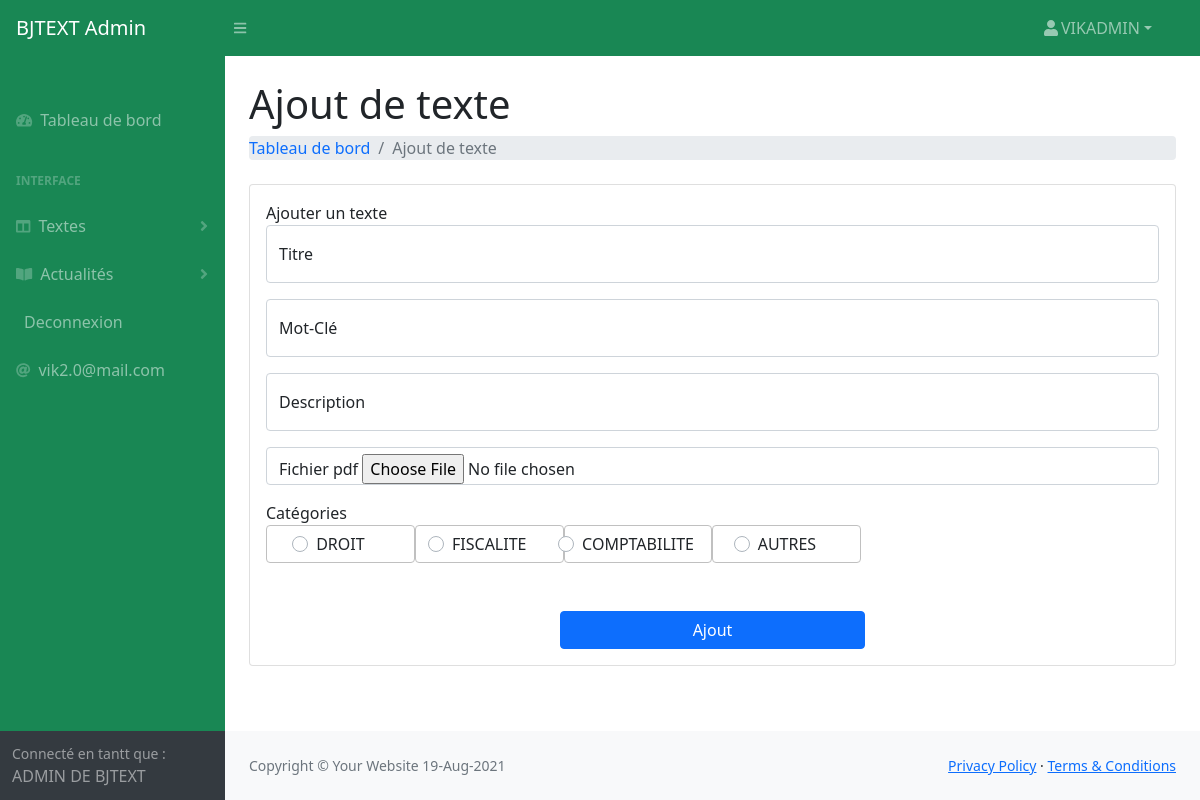
Screenshot of /Controller/admin/ajoutText.php (signed in) with the database file from the repository.
### tables this page shows
CREATE TABLE `abw_categories` (
  `categories_id` int(255) NOT NULL,
  `categories_libelles` varchar(255) NOT NULL
);

### Controller/admin/ajoutText.php (called while the page is built, shortened)
<?php
require('../../config.php');
Include('../../Modele/modele.php');
$categories=categorie($bdd);
     Include('../../Vue/admin/ajouTexte.php');
?>

### Modele/modele.php (called while the page is built, shortened)
<?php
function categorie($bdd){
  $req=$bdd->query('SELECT * FROM abw_categories');
  return $req;
}
?>

### Vue/admin/ajouTexte.php (the view, shortened to what this page needs)
<!DOCTYPE html>
<html lang="en">
    <head>
        <link rel="stylesheet" href="https://maxcdn.bootstrapcdn.com/bootstrap/4.5.2/css/bootstrap.min.css">
        <link href="/bjtext/asset/css/styles.css" rel="stylesheet" />
    </head>
    <body class="sb-nav-fixed">
        <nav class="sb-topnav navbar navbar-expand navbar-dark bg-success">
            <a class="navbar-brand ps-3" href="index.php">BJTEXT Admin</a>
            <button class="btn btn-link btn-sm order-1 order-lg-0 me-4 me-lg-0" id="sidebarToggle" href="#!"><i class="fas fa-bars"></i></button>
            <ul class="navbar-nav ms-auto ms-md-0 me-3 me-lg-4">
                <li class="nav-item dropdown">
                    <a class="nav-link dropdown-toggle" id="navbarDropdown" href="#" role="button" data-bs-toggle="dropdown" aria-expanded="false"><i class="fas fa-user fa-fw"></i><?php echo $_SESSION['nom'] ; ?></a>
                </li>
            </ul>
        </nav>
        <div id="layoutSidenav">
            <div id="layoutSidenav_nav">
                <nav class="sb-sidenav accordion sb-sidenav-dark bg-success" id="sidenavAccordion">
                    <div class="sb-sidenav-menu">
                        <div class="nav">
                            <div class="sb-sidenav-menu-heading"> </div>
                            <a class="nav-link" href="index.php">
                                <div class="sb-nav-link-icon"><i class="fas fa-tachometer-alt"></i></div>
                                Tableau de bord
                            </a>
                            <div class="sb-sidenav-menu-heading">Interface</div>
                            <a class="nav-link collapsed" href="#" data-bs-toggle="collapse" data-bs-target="#collapseLayouts" aria-expanded="false" aria-controls="collapseLayouts">
                                <div class="sb-nav-link-icon"><i class="fas fa-columns"></i></div>
                                Textes
                                <div class="sb-sidenav-collapse-arrow"><i class="fas fa-angle-down"></i></div>
                            </a>
                            <a class="nav-link collapsed" href="#" data-bs-toggle="collapse" data-bs-target="#collapsePages" aria-expanded="false" aria-controls="collapsePages">
                                <div class="sb-nav-link-icon"><i class="fas fa-book-open"></i></div>
                               Actualités
                                <div class="sb-sidenav-collapse-arrow"><i class="fas fa-angle-down"></i></div>
                            </a>
                            <a class="nav-link" href="logout.php">
                                Deconnexion
                            </a>
                            <span class="nav-link" href="tables.html">
                                <div class="sb-nav-link-icon"><i class="fas fa-at"></i></div>
                                <?php echo $_SESSION['mail'] ;?>
                            </span>
                        </div>
                    </div>
                    <div class="sb-sidenav-footer">
                        <div class="small">Connecté en tantt que :</div>
                        ADMIN DE BJTEXT
                    </div>
                </nav>
            </div>
            <div id="layoutSidenav_content">
                <main>
                    <div class="container-fluid px-4">
                        <h1 class="mt-4">Ajout de texte</h1>
                        <ol class="breadcrumb mb-4">
                            <li class="breadcrumb-item"><a href="index.php" class=" text-decoration-none">Tableau de bord</a></li>
                            <li class="breadcrumb-item active">Ajout de texte</li>
                        </ol>
                        <div class="card mb-4">
                            <div class="card-body">
                                Ajouter un texte
                                <form method="post" action="" enctype="multipart/form-data">
                                    <div class="form-floating mb-3">
                                        <input class="form-control" id="inputTitre" name="titre" type="text" placeholder="titre" value="<?php echo isset($_POST['titre']) ? $_POST['titre']:'';?>" autofocus required/>
                                        <label for="inputTitre">Titre</label>
                                    </div>
                                    <div class="form-floating mb-3">
                                        <input class="form-control" id="inputMot_clé" name="motClé" value="<?php echo isset($_POST['motClé']) ? verificationChamp($_POST['motClé']):'';?>" type="text" placeholder="mot-Clé" required />
                                        <label for="inputMot_clé">Mot-Clé</label>
                                    </div>
                                    <div class="form-floating mb-3">
                                        <input class="form-control" id="inputDescription" name="descrip" value="<?php echo isset($_POST['descrip']) ? verificationChamp($_POST['descrip']):'';?>" type="text" placeholder="description" required />
                                        <label for="inputDescription">Description</label>
                                    </div>
                                    <div class="form-control inverse mb-3">
                                        <label id="inputPdf">Fichier pdf</label>
                                        <input class=" form-floating " id="inputPdf" name="pdf"  type="file" placeholder required/>
                                    </div>
                                    <div>Catégories</div>
                                    <div class=" custom-radio  " >
                                      <?php
                                      foreach($categories as $nom){
                                        echo'<span class="col-xl-2 btn btn-default" style="border:solid silver 1px;">';
                                       echo' <label class="custom-control-label" for="'.$nom['categories_id'].'">'.$nom['categories_libelles'].'</label>';
                                       echo'</span>';
                                    }
                                       ?>
                                    </div>
                                    <div class="row align-items-center text-center justify-content-center  mt-4 mb-0">
                                       <input class="btn btn-primary  col-xl-4" type="submit" name="submit" value="Ajout">
                                    </div>
                                </form>
                            </div>
                        </div>
                    </div>
                </main>
                <footer class="py-4 bg-light mt-auto">
                    <div class="container-fluid px-4">
                        <div class="d-flex align-items-center justify-content-between small">
                            <div class="text-muted">Copyright &copy; Your Website <?php echo date('d-M-Y');?> </div>
                            <div>
                                <a href="#">Privacy Policy</a>
                                &middot;
                                <a href="#">Terms &amp; Conditions</a>
                            </div>
                        </div>
                    </div>
                </footer>
            </div>
        </div>
    </body>
</html>

### rows the page displays
abw_categories: categories_libelles "DROIT"
abw_categories: categories_libelles "FISCALITE"
abw_categories: categories_libelles "COMPTABILITE"
abw_categories: categories_libelles "AUTRES"

### other values shown
$_SESSION['nom'] "VIKADMIN"
$_SESSION['mail'] "vik2.0@mail.com"
